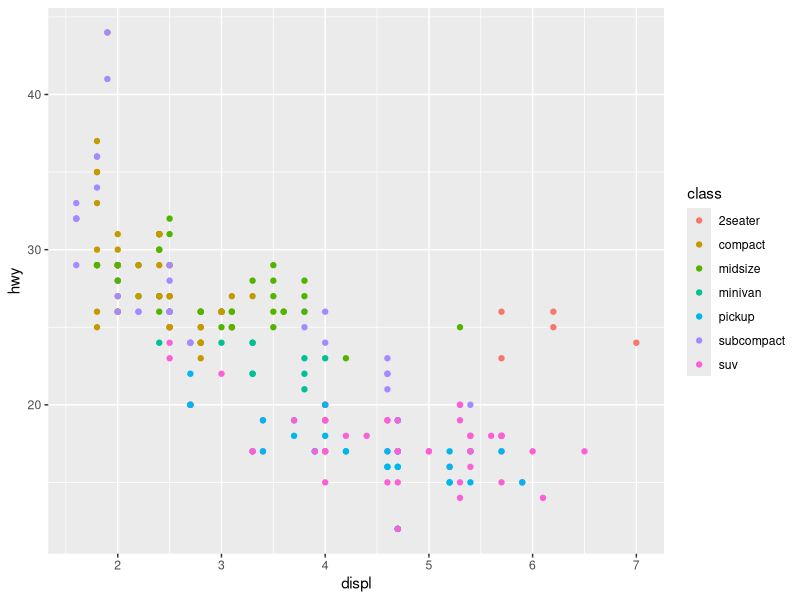
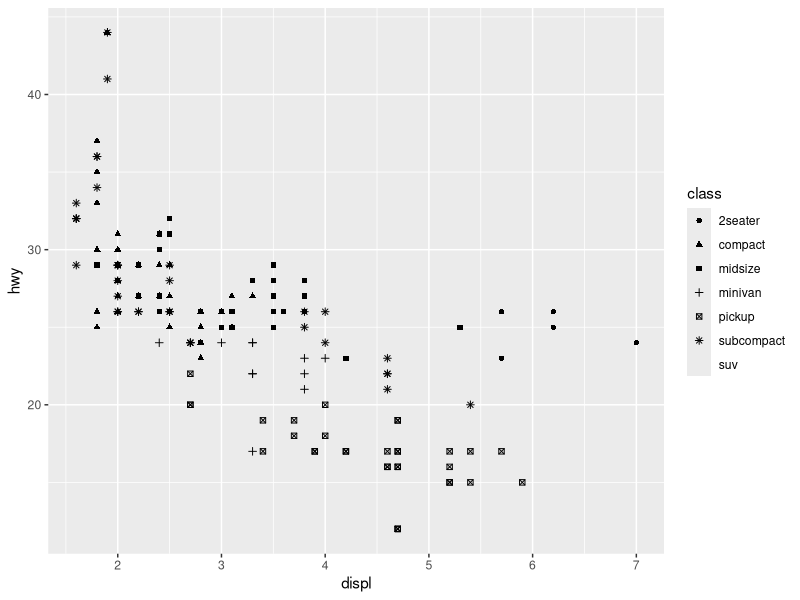
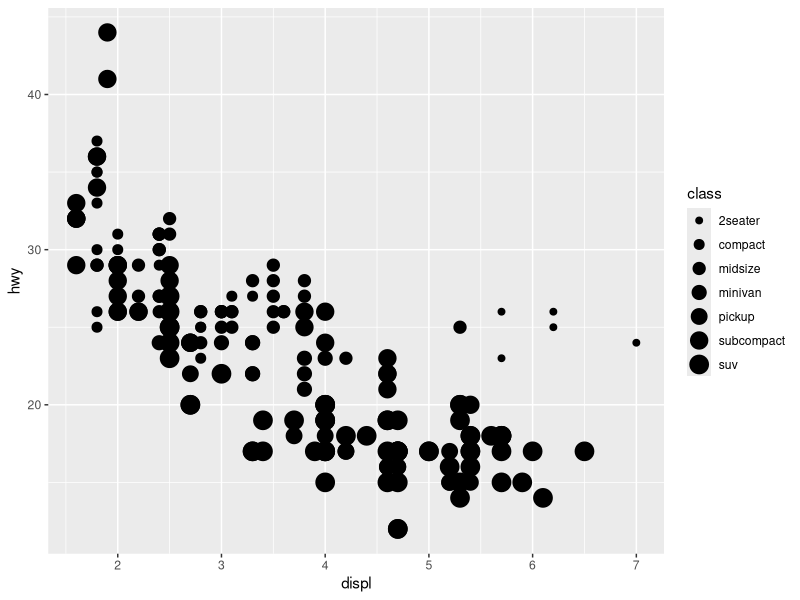
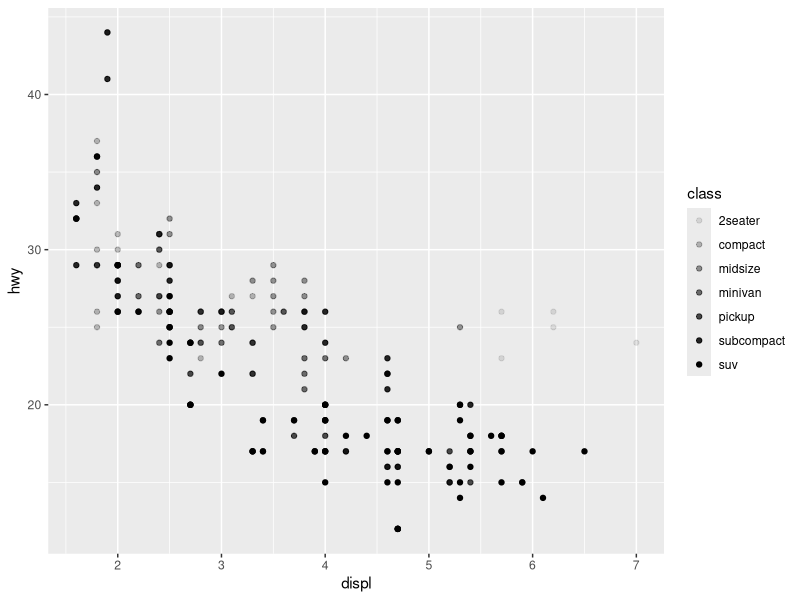
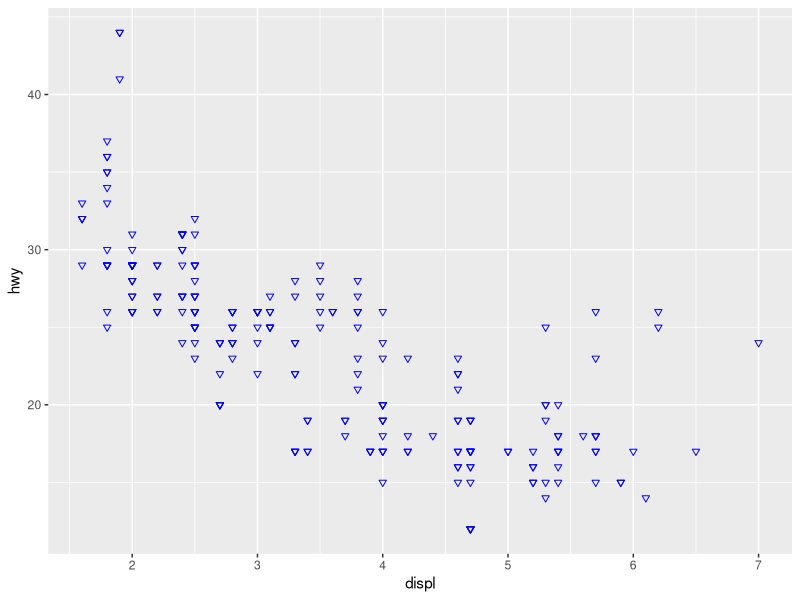
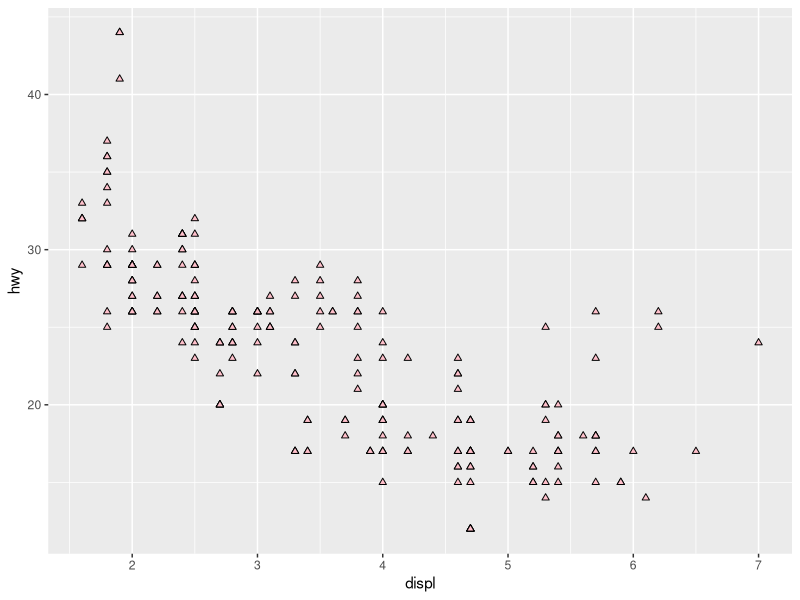
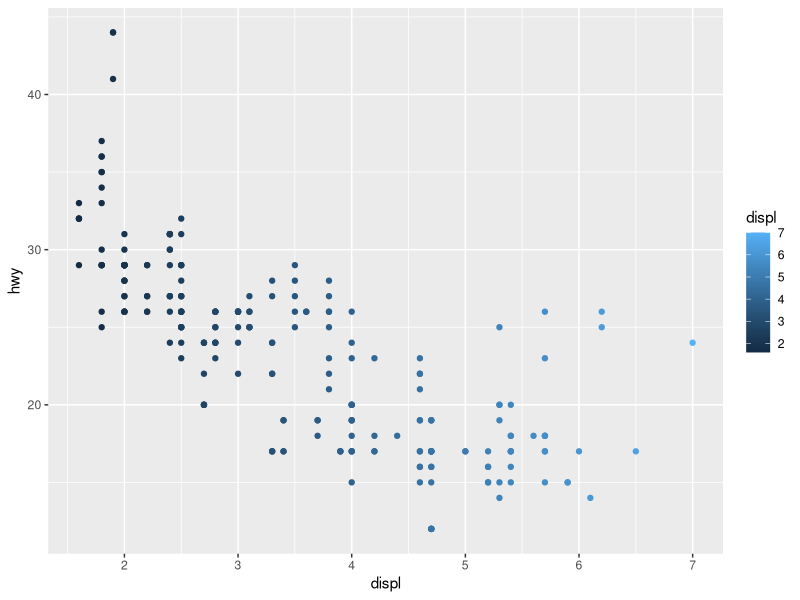
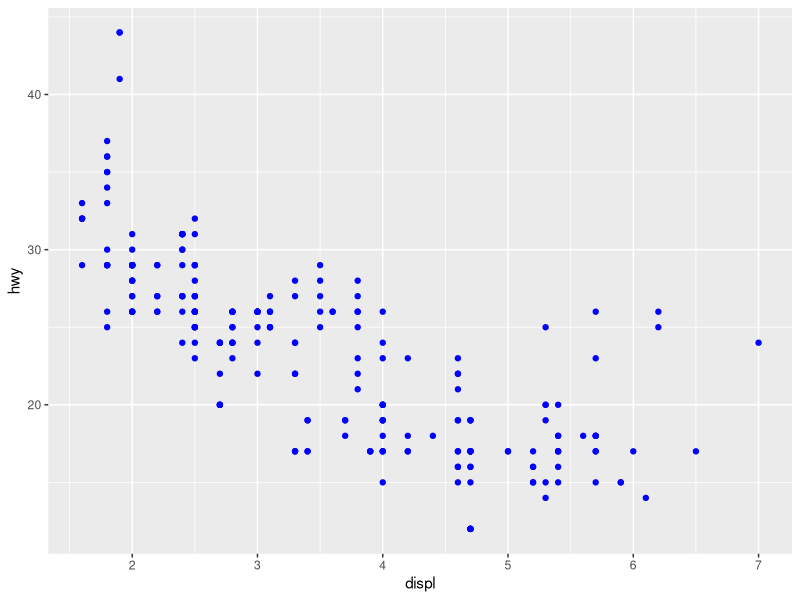

Recreate these plots in R, in order.
library(tidyverse)
mpg
mpg |> 
  ggplot(aes(x = displ, y = hwy, color = class)) +
  geom_point()

mpg |> 
  ggplot(aes(x = displ, y = hwy, shape = class)) +
  geom_point()

mpg |> 
  ggplot(aes(x = displ, y = hwy, size = class)) +
  geom_point()

mpg |> 
  ggplot(aes(x = displ, y = hwy, alpha = class)) +
  geom_point()

mpg |> 
  ggplot(aes(x = displ, y = hwy)) +
  geom_point(color = "blue", shape = 25)

mpg |> 
  ggplot(aes(x = displ, y = hwy)) +
  geom_point(shape = 24, fill = "pink")

ggplot(mpg) + 
  geom_point(aes(x = displ, y = hwy, color = displ))

ggplot(mpg) + 
  geom_point(aes(x = displ, y = hwy), color = "blue")

mpg |> 
ggplot(aes(x = displ, y = hwy, color = (displ < 5))) + 
  geom_point()

mpg |> 
  ggplot(aes(x = displ, y = hwy)) +
  geom_smooth()

mpg |> 
  ggplot(aes(x = displ, y = hwy, shape = drv)) +
  geom_smooth()

mpg |> 
  ggplot(aes(x = displ, y = hwy, linetype = drv)) +
  geom_smooth()

mpg |> 
  ggplot(aes(x = displ, y = hwy, color = drv, linetype = drv)) +
  geom_point() +
  geom_smooth()

ggplot(mpg, aes(x = displ, y = hwy)) +
  geom_point(aes(shape = class)) +
  geom_smooth(aes(color = drv), show.legend = FALSE)


library(tidyverse)
library(ggrepel)

label_info <- mpg |>
  group_by(drv) |>
  arrange(desc(displ)) |>
  slice_head(n = 1) |>
  mutate(
    drive_type = case_when(
      drv == "f" ~ "front-wheel drive",
      drv == "r" ~ "rear-wheel drive",
      drv == "4" ~ "4-wheel drive"
    )
  ) |>
  select(displ, hwy, drv, drive_type)

ggplot(mpg, aes(x = displ, y = hwy, color = drv)) +
  geom_point(alpha = 0.3) +
  geom_smooth(se = FALSE) +
  geom_label_repel(
    data = label_info, 
    aes(x = displ, y = hwy, label = drive_type),
    fontface = "bold", size = 5, nudge_y = 2
  ) +
  theme(legend.position = "none")
#20:41